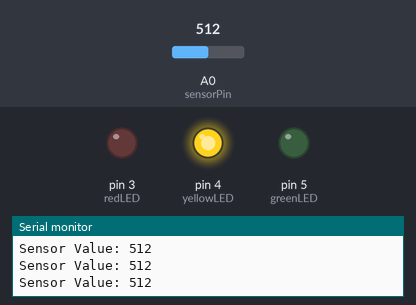
The sketch below on a simulated Arduino Uno, built with avr-gcc and run on an emulated ATmega328P. Shown: output pins drawn as LEDs (lit = HIGH), the last lines printed to the serial monitor. Inputs (shaded band) come from the test bench; at power-on: A0 (sensorPin) = 512.

Above: at 1.3 s.
1.4 s: A0 (sensorPin) set to 589
2.9 s: A0 (sensorPin) set to 615
At 4.2 s:
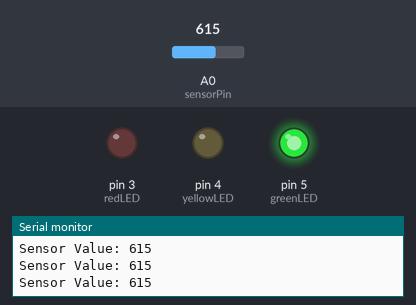
4.5 s: A0 (sensorPin) set to 290
At 5.4 s:
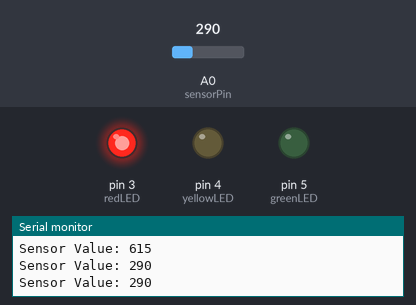
6.0 s: A0 (sensorPin) set to 311
At 6.6 s:
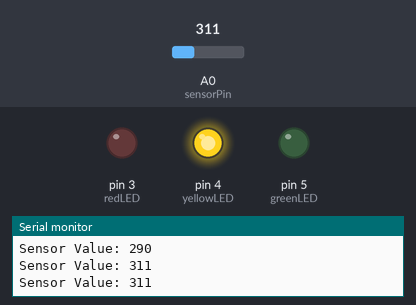
7.5 s: A0 (sensorPin) set to 122
At 7.8 s:
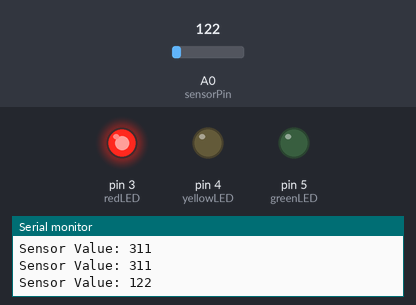
Timing chart, 0 to 10.0 s (numbered marks = the images above; inputs shaded):
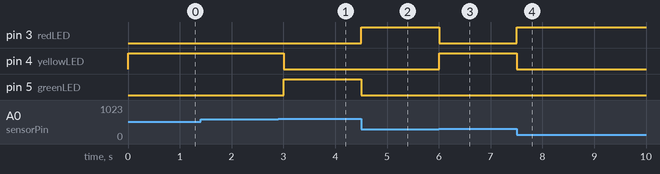

The sketch:

Lie_detector.ino
```cpp
const int sensorPin = A0; // Pin connected to the sensor
const int redLED = 3;     // Pin connected to the red LED
const int yellowLED = 4;  // Pin connected to the yellow LED
const int greenLED = 5;   // Pin connected to the green LED

void setup() {
    pinMode(redLED, OUTPUT);
    pinMode(yellowLED, OUTPUT);
    pinMode(greenLED, OUTPUT);
    Serial.begin(9600);
}

void loop() {
    int sensorValue = analogRead(sensorPin); // Read the sensor value

    // Print the sensor value
    Serial.print("Sensor Value: ");
    Serial.println(sensorValue);

    // Determine which LED to light up based on the sensor value
    if (sensorValue < 300) {
        digitalWrite(redLED, HIGH);
        digitalWrite(yellowLED, LOW);
        digitalWrite(greenLED, LOW);
    } else if (sensorValue >= 300 && sensorValue < 600) {
        digitalWrite(redLED, LOW);
        digitalWrite(yellowLED, HIGH);
        digitalWrite(greenLED, LOW);
    } else {
        digitalWrite(redLED, LOW);
        digitalWrite(yellowLED, LOW);
        digitalWrite(greenLED, HIGH);
    }

    delay(500); // Wait for 500 milliseconds
}
```

Measured:
- the behaviour switches between 599 and 600 on A0 (sensorPin) (found by bisection; images 0 and 1)
- the behaviour switches between 299 and 300 on A0 (sensorPin) (found by bisection; images 2 and 3)
- after the input at 2.9 s, pin 4 (yellowLED): HIGH → LOW after 0.10 s; pin 5 (greenLED): LOW → HIGH after 0.10 s
- after the input at 4.5 s, pin 3 (redLED): LOW → HIGH at once; pin 5 (greenLED): HIGH → LOW at once
- after the input at 6.0 s, pin 3 (redLED): HIGH → LOW at once; pin 4 (yellowLED): LOW → HIGH at once
- after the input at 7.5 s, pin 3 (redLED): LOW → HIGH at once; pin 4 (yellowLED): HIGH → LOW at once
